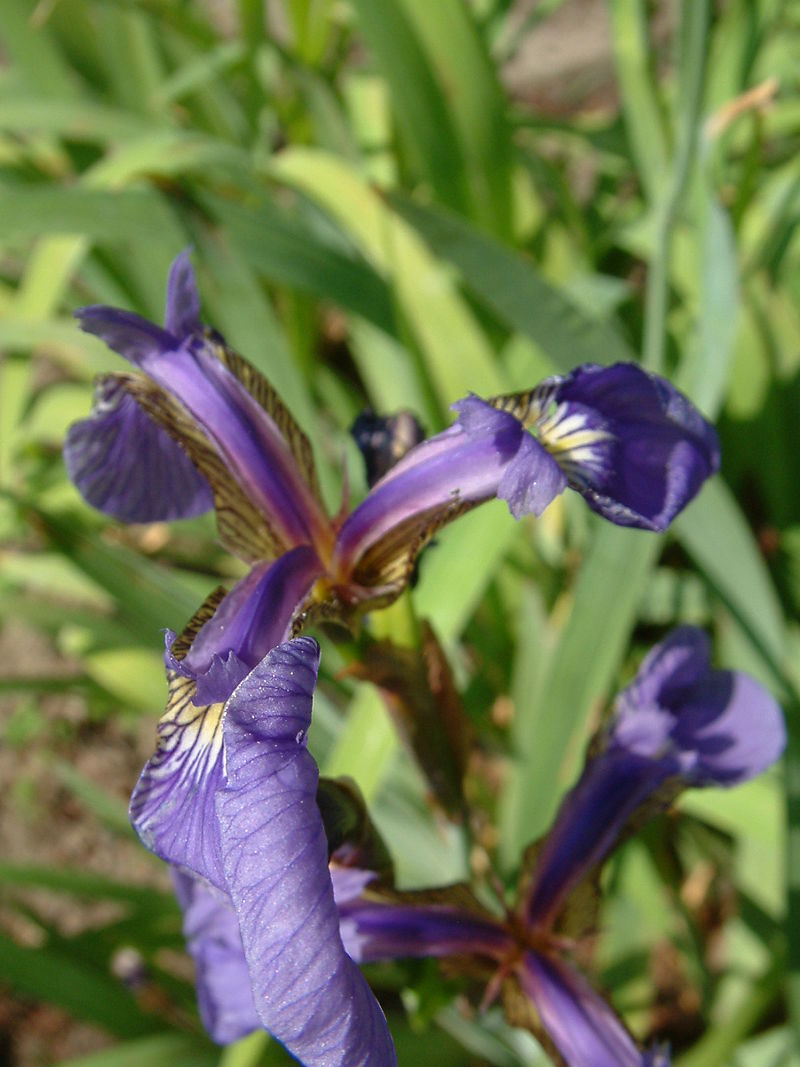
%> input picture MATLAB MachineLearning/Iris Dataset/Iris setosa.jpg, 800 x 1067 px
$ octave IrisDemo20180615.m   (GNU Octave 9; MATLAB toolbox functions it lacks are replaced by stand-ins)
%> lines starting %> are read from the running program, lines starting %| are printed output that depends on the picture
%% 读取鸢尾花数据集
load fisheriris

%%% 检测数据meas
% meas是鸢尾花一些特征的检测结果，矩阵大小150*4
% meas每一行对应一个观测结果，整个数据集有150个观测结果
% meas每一列对应鸢尾花的一种特征属性，
% means的4列对应的属性分别是：萼片长度，萼片宽度，花瓣长度，花瓣宽度

%%% 种类标记 species
% species是鸢尾花种类
% setosa 山鸢尾, versicolor 多色鸢尾, virginica 弗吉尼亚鸢尾
hf1=figure;
hf1.Units='pixels';
hf1.Position=[50 50 900 400];
subplot(1,3,1)
imshow(imread('Iris setosa.jpg'));
title('Iris Setosa 山鸢尾')
subplot(1,3,2)
imshow(imread('Iris versicolor.jpg'));
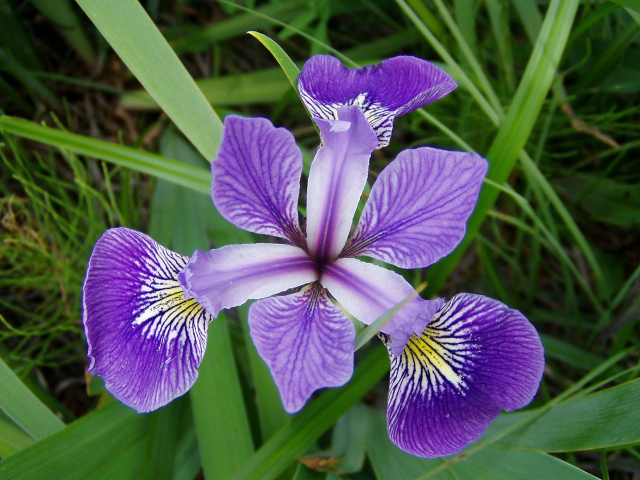
%> input picture MATLAB MachineLearning/Iris Dataset/Iris versicolor.jpg, 1280 x 960 px (shown at 1/2 size)
title('Iris Versicolor 多色鸢尾')
subplot(1,3,3)
imshow(imread('Iris virginica.jpg'));
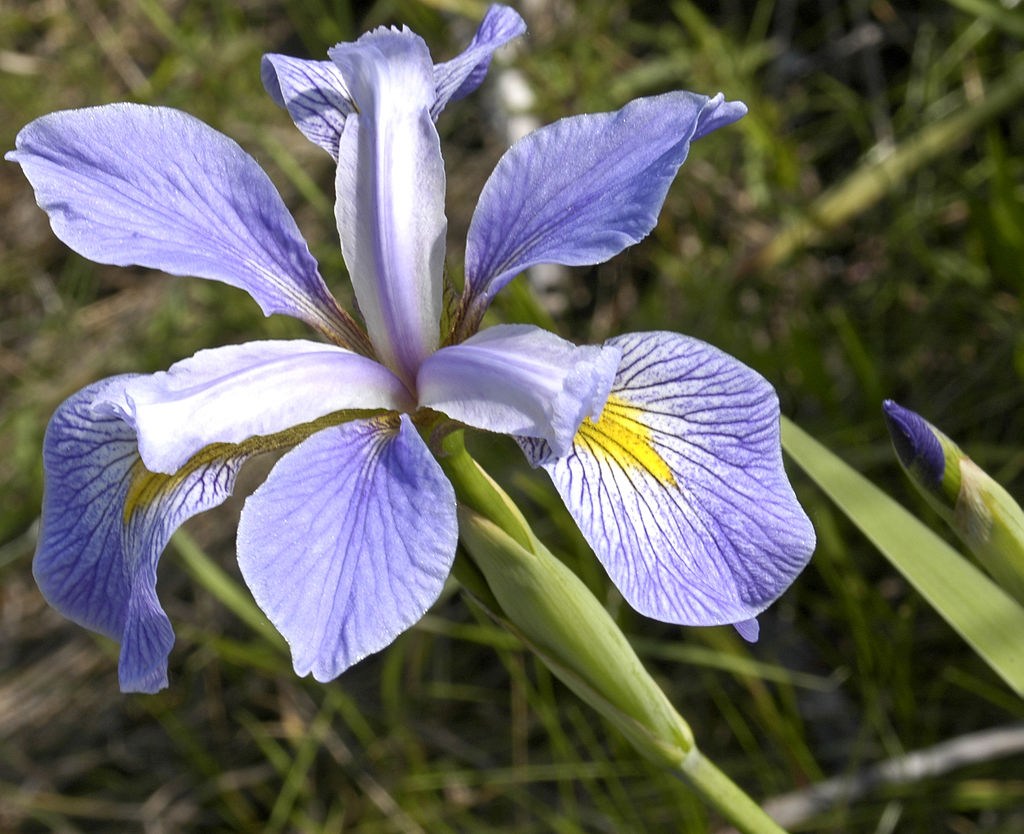
%> input picture MATLAB MachineLearning/Iris Dataset/Iris virginica.jpg, 1024 x 834 px
title('Iris Virginica 弗吉尼亚鸢尾')
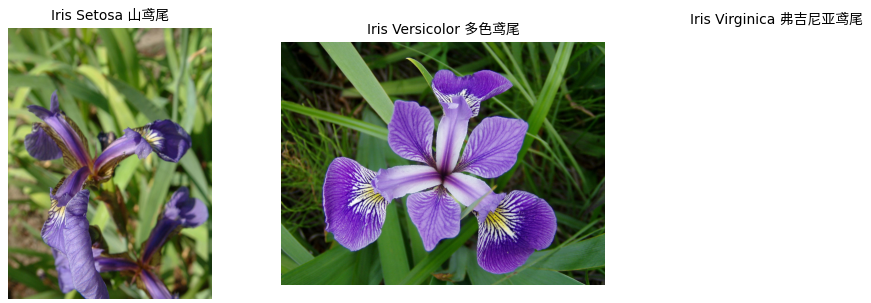
%> figure redrawn from the program's plot data, 3 panels


% 初始化绘图窗口
hf2=figure;
hf2.Units='pixels';
hf2.Position=[50 50 800 800];
% set(hf,'Position',[50 50 600 600])

%绘制散点图矩阵
speciesNum = grp2idx(species);
%> (the run ends here)
